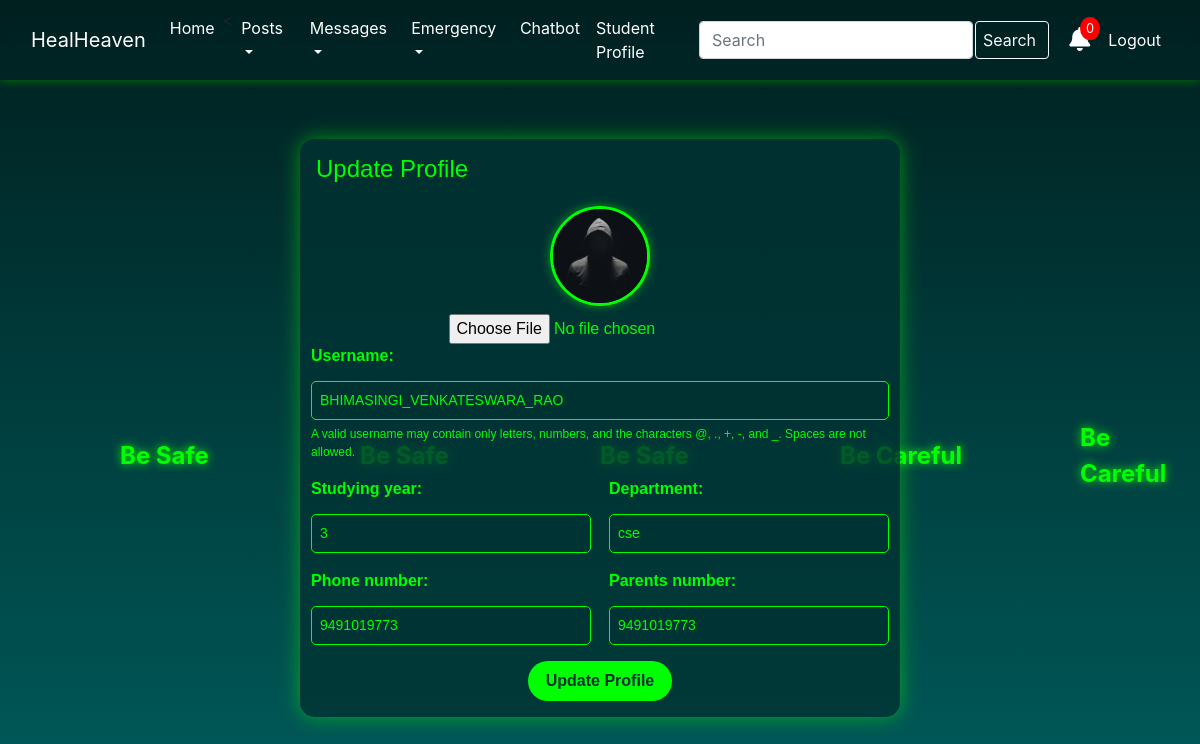
The app's page /update_student_profile/ (signed in) with its own data.
### blog/models.py (models this page shows, shortened)
class StudentProfileDetails(models.Model):
    id = models.AutoField(primary_key=True)
    user = models.OneToOneField(User, on_delete=models.CASCADE, related_name="student_profile")
    roll_number = models.CharField(max_length=20, unique=True)
    studying_year = models.IntegerField(default=1)
    department = models.CharField(max_length=100)
    email = models.EmailField()  # Required during registration
    phone_number = models.CharField(max_length=15)
    parents_number = models.CharField(max_length=15)
    role = models.CharField(max_length=20, default='student')  # Defaults to "student"
    image = models.ImageField(default='default.jpg', upload_to='profile_pics')

### blog/views.py (the view, shortened to what this page needs)
# urls.py: path('update_student_profile/', views.update_student_profile_view, name='update_student_profile'),
@login_required
def update_student_profile_view(request):
    student_profile = request.user.student_profile
    user_form = UserUpdateForm(instance=request.user)
    profile_form = StudentProfileUpdateForm(instance=student_profile)
    print(f"Current Profile Picture URL: {student_profile.image.url}")
    context = {
        'user_form': user_form,
        'profile_form': profile_form,
        'simg': student_profile.image.url,
    }
    return render(request, 'blog/update_student_profile.html', context)

### blog/forms.py
class UserUpdateForm(forms.ModelForm):
    class Meta:
        model = User
        fields = ['username']  # Allow updating the username

class StudentProfileUpdateForm(forms.ModelForm):
    class Meta:
        model = StudentProfileDetails
        fields = ['image', 'studying_year', 'department', 'phone_number', 'parents_number']

### blog/templates/blog/update_student_profile.html (shortened to what this page needs)
{% extends 'blog/home.html' %}
{% block content %}
    <div class="wrapper-profile">
    <div class="update-card">
        <h4>Update Profile</h4>
        <form method="POST" enctype="multipart/form-data">
            <div class="profile-image-container">
                <img id="profileImage" src="{{ simg }}" alt="Profile Picture">
                <input type="file" name="image" id="imageInput" accept="image/*">
            </div>
            <div class="form-row">
                <div class="form-group">
                    {{ user_form.username.label_tag }}
                    {{ user_form.username }}
                    <small style="color: #00ff00; font-size: 12px;">
                        A valid username may contain only letters, numbers, and the characters @, ., +, -, and _.
                        Spaces are not allowed.
                    </small>
                </div>
            </div>
            <div class="form-row">
                <div class="form-group">
                    {{ profile_form.studying_year.label_tag }}
                    {{ profile_form.studying_year }}
                </div>
                <div class="form-group">
                    {{ profile_form.department.label_tag }}
                    {{ profile_form.department }}
                </div>
            </div>
            <div class="form-row">
                <div class="form-group">
                    {{ profile_form.phone_number.label_tag }}
                    {{ profile_form.phone_number }}
                </div>
                <div class="form-group">
                    {{ profile_form.parents_number.label_tag }}
                    {{ profile_form.parents_number }}
                </div>
            </div>
            <input type="submit" value="Update Profile">
        </form>
    </div>
</div>
    </div>
{% endblock %}

### blog/templates/blog/home.html (style rules this page uses)
* { margin: 0; padding: 0; box-sizing: border-box; }
body { background: linear-gradient(to bottom, #001f1f, #005f5f); overflow: hidden; scrollbar-color: #00ff00 rgba(0, 50, 50, 0.9); }

### blog/templates/blog/update_student_profile.html (style rules this page uses)
.wrapper-profile { display: flex; justify-content: center; align-items: center; position: fixed; top: 50%; left: 50%; transform: translate(-50%, -50%); width: 100%; height: 100%; }
.update-card { width: 600px; height: auto; padding: 16px; background: rgba(0, 50, 50, 0.8); border-radius: 15px; box-shadow: 0 0 20px rgba(0, 255, 0, 0.5); color: #00ff00; font-family: 'Poppins', Arial, sans-serif; animation: fadeIn 2s ease-in-out; display: flex; flex-direction: column; gap: 14px; }
.profile-image-container { display: flex; flex-direction: column; align-items: center; gap: 8px; }
.profile-image-container img { width: 100px; height: 100px; object-fit: cover; border-radius: 50%; border: 3px solid #00ff00; box-shadow: 0 0 10px rgba(0, 255, 0, 0.5); }
.form-row { display: flex; justify-content: space-between; gap: 18px; }
.form-group { flex: 1; display: flex; flex-direction: column; gap: 5px; }
.form-group label { font-weight: bold; color: #00ff00; }
.form-group input, .form-group select { padding: 8px; border-radius: 5px; border: 1px solid #00ff00; background: rgba(0, 50, 50, 0.8); color: #00ff00; font-family: 'Poppins', Arial, sans-serif; font-size: 14px; }
.update-card form input[type="submit"] { background: #00ff00; color: #003232; border: none; cursor: pointer; font-weight: bold; padding: 8px 18px; border-radius: 25px; font-size: 16px; transition: transform 0.3s, box-shadow 0.3s; display: block; margin: 0 auto; }

### records on screen
StudentProfileDetails: studying_year "3", department "cse", phone_number "9491019773", parents_number "9491019773"

### other values on screen
{{ user_form.username.label_tag }} "Username:"
{{ profile_form.studying_year.label_tag }} "Studying year:"
{{ profile_form.department.label_tag }} "Department:"
{{ profile_form.phone_number.label_tag }} "Phone number:"
{{ profile_form.parents_number.label_tag }} "Parents number:"
